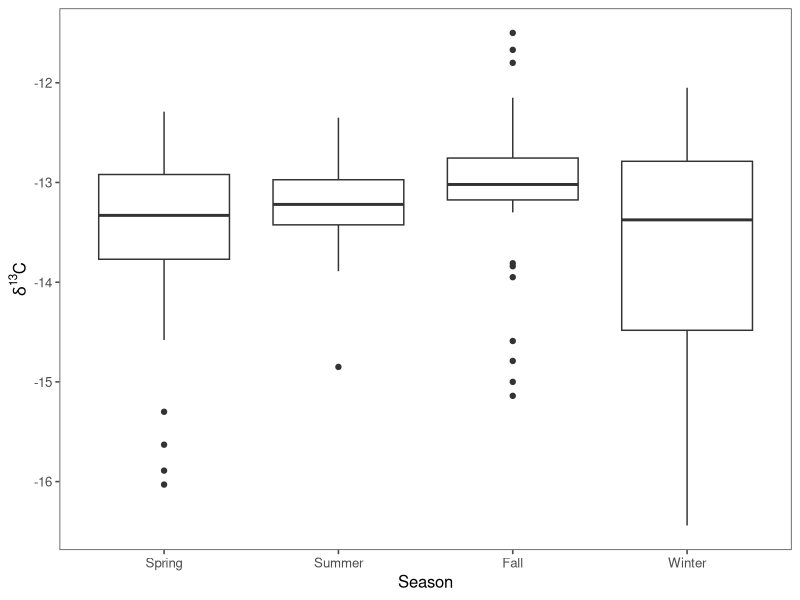
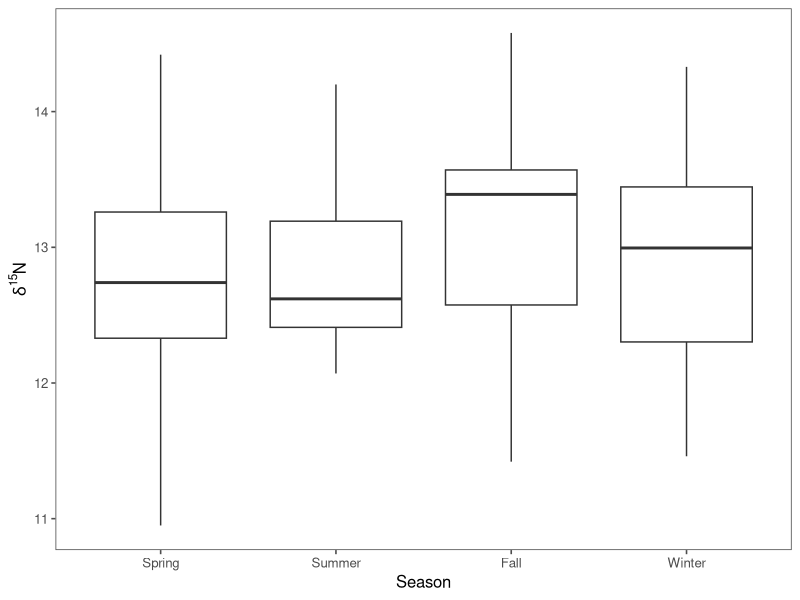
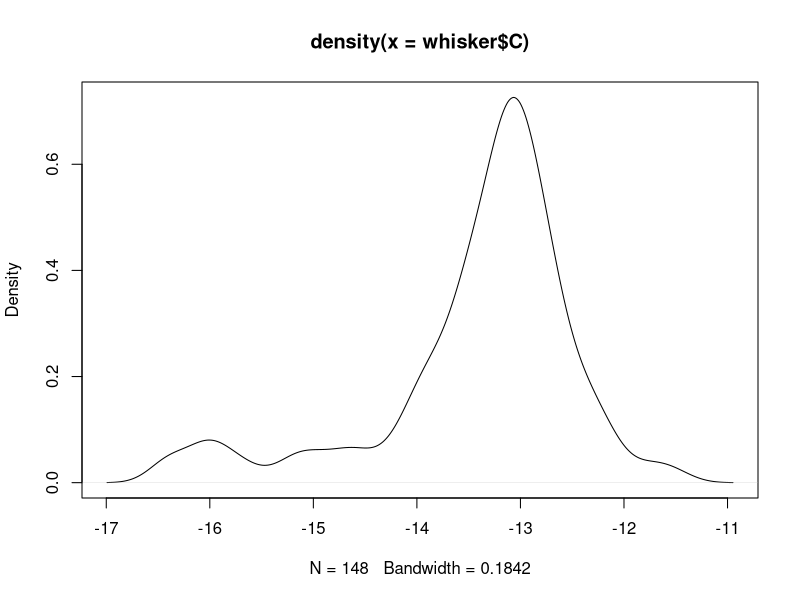
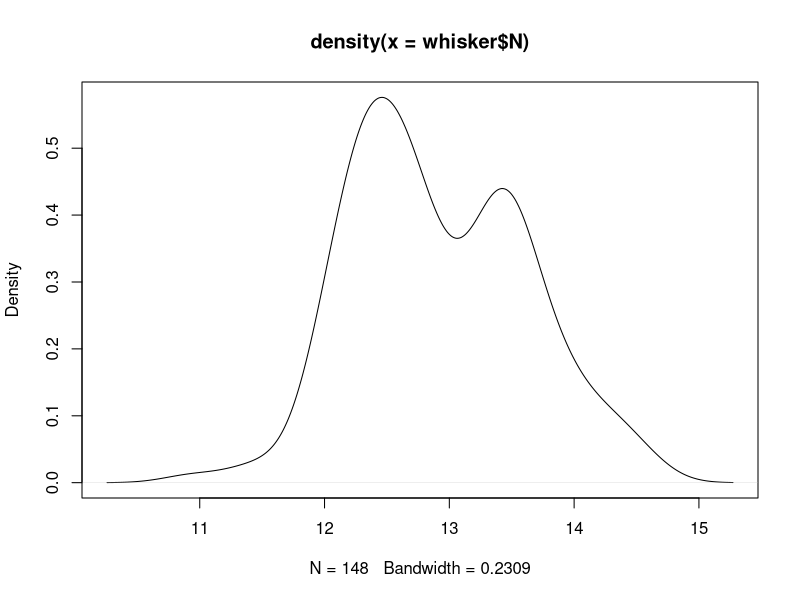
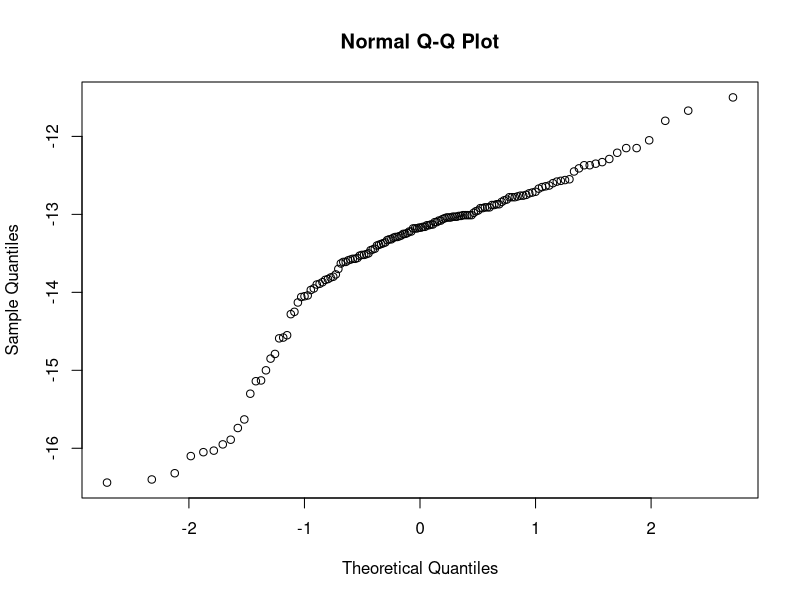
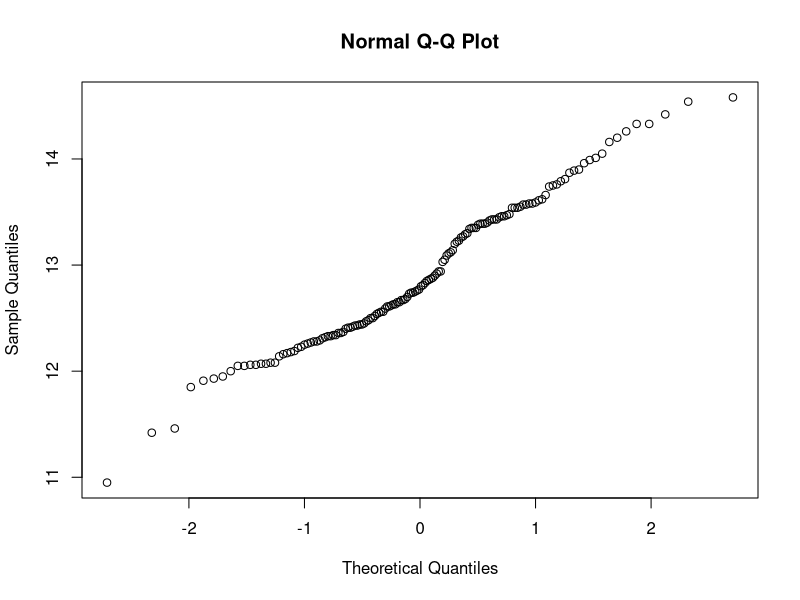
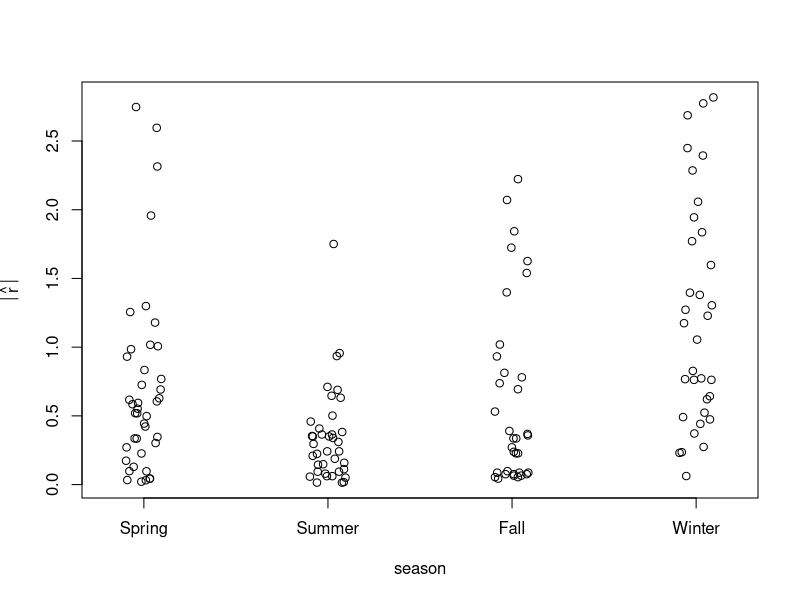
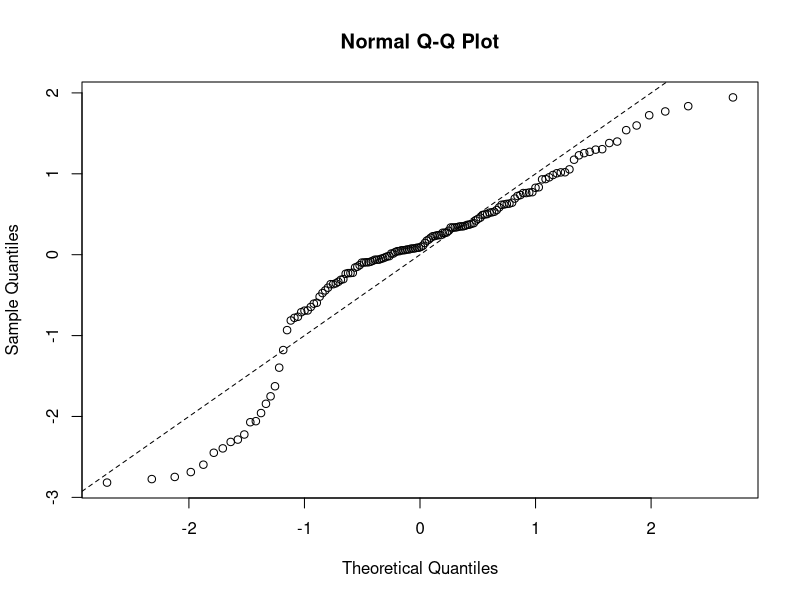

The R script that drew these images, in order:
## ---- chunk 1
knitr::opts_chunk$set(echo = TRUE)
## ---- chunk 2
library(ggplot2)
library(dplyr)
library(ggthemes)
library(scales)
library(MASS)

#load whisker data
whisker <- read.csv("whiskers.csv")
whisker$OtterID<-as.character(whisker$OtterID)
## ---- chunk 3
whisker<- filter(whisker, OtterID != "163532")

whisker$Season<-factor(whisker$Season , levels=c("Spring", "Summer", "Fall", "Winter"))
## ---- chunk 4
ggplot(data=whisker) +
  geom_boxplot(aes(x=Season, y=C)) +
  labs(y=expression(paste(delta^13, "C" ))) +
  theme_few()
## ---- chunk 5
ggplot(data=whisker) +
  geom_boxplot(aes(x=Season, y=N)) +
  labs(y=expression(paste(delta^15, "N" ))) +
  theme_few()
## ---- chunk 6
cseason.aov <- aov(C~Season*OtterID, data = whisker)
summary(cseason.aov)

nseason.aov <- aov(N~Season*OtterID, data = whisker)
summary(nseason.aov)
## ---- chunk 7
pairwise.t.test(x=whisker$C, g=whisker$Season, p.adj="none")
pairwise.t.test(x=whisker$N, g=whisker$Season, p.adj="none")
## ---- chunk 8
pairwise.t.test(x=whisker$C, g=whisker$Season, p.adj="bonferroni")
pairwise.t.test(x=whisker$N, g=whisker$Season, p.adj="bonferroni")
## ---- chunk 9
pairwise.t.test(x=whisker$C, g=whisker$Season, p.adj="holm")
pairwise.t.test(x=whisker$N, g=whisker$Season, p.adj="holm")
## ---- chunk 10
TukeyHSD(aov(C~Season, data=whisker))
TukeyHSD(aov(N~Season, data=whisker))
## ---- chunk 11
plot(density(whisker$C));plot(density(whisker$N))

shapiro.test(whisker$C); shapiro.test(whisker$N)
qqnorm(whisker$C); qqnorm(whisker$N)
## ---- chunk 12
lm<- aov(data= whisker, C~Season)
lm.sum <- summary.lm(lm)
lm.sum
e <- residuals(lm)
h <- hatvalues(lm)
r <- e/(lm.sum$sigma*sqrt(1-h))
yHat <- fitted.values(lm)
## ---- chunk 13
with(data = whisker, expr = stripchart(abs(r) ~ Season,
    ylab = expression(abs(hat(" "*r*" " ))), xlab = "season",
    method = "jitter", pch = 1, vertical = TRUE))
qqnorm(r); abline(a=0, b=1, lty = 2)
plot(abs(r) ~ yHat, ylab = expression(abs(hat(" "*r*" " ))),
    xlab = "Fitted Values")
abline(a = 0, b = 0.055, lty = 2)

shapiro.test(r)

## ---- chunk 14

